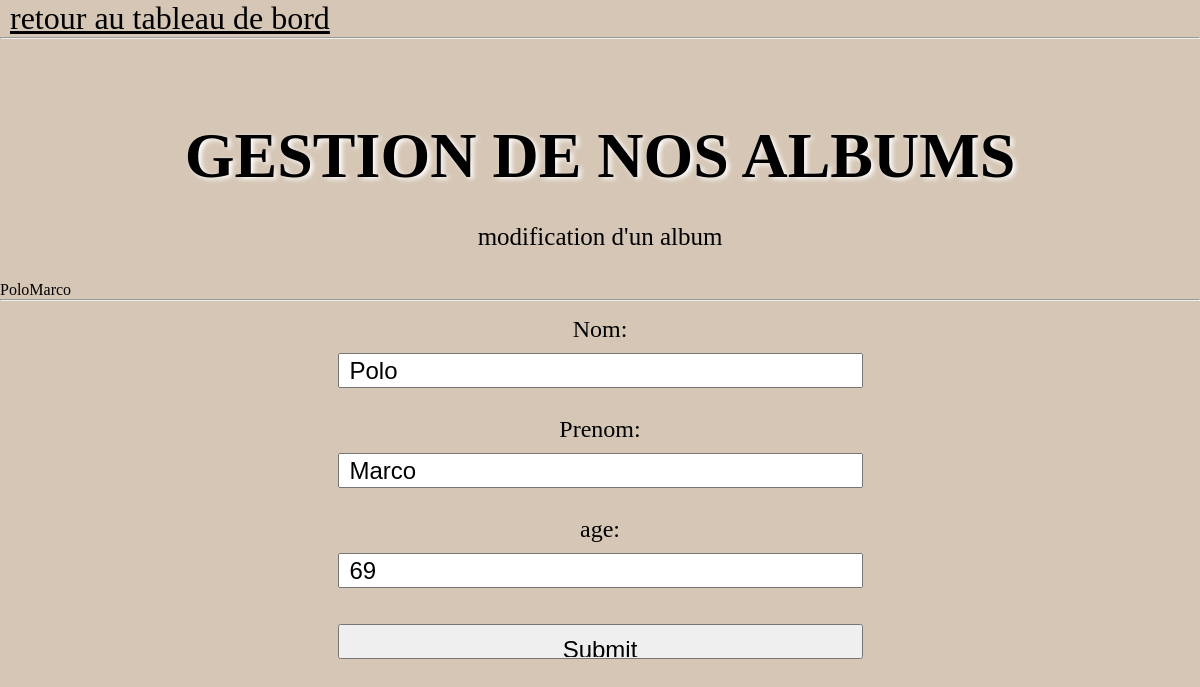
Page /admin/table2_update_form.php?num=3 on the committed database.
### tables this page shows
CREATE TABLE `aventurier` (
  `id_aven` int(25) NOT NULL AUTO_INCREMENT,
  `nom_aven` char(25) DEFAULT NULL,
  `prenom_ave` char(25) DEFAULT NULL,
  `age_ave` int(25) DEFAULT NULL,
  PRIMARY KEY (`id_aven`)
);

### admin/table2_update_form.php (the view, shortened to what this page needs)
<!DOCTYPE html>
<html>
<head>
    <link rel="stylesheet" href="../css/style.css">
</head>
<body>
<a class="boutonretour" href="table2_gestion.php">retour au tableau de bord</a>
	<hr>
<h1>gestion de nos albums</h1>
<p class="textintroadmin">modification d'un album</p>
<?php
$id_aven=$_GET['num'];
$mabd = new PDO('mysql:host=localhost;dbname=sae203Base;charset=UTF8;', 'sae203User', 'Gui1598G$');
$mabd->query('SET NAMES utf8;');
$req = "SELECT * FROM  aventurier WHERE id_aven=".$id_aven;
$resultat = $mabd->query($req);
$album = $resultat->fetch();
echo $album['nom_aven'];
echo $album['prenom_ave'];
?>
<hr>
<form class="formulaireajout" action="table2_update_valide.php" method="POST" enctype="multipart/form-data">
    <span>Nom:</span><input type="text" name="nomaven" value="<?php echo $album['nom_aven']?>" ><br>
    <span>Prenom:</span><input type="text" name="prenomaven" value="<?php echo $album['prenom_ave']?>"><br>
    <span>age:</span><input type="text" name="age" value="<?php echo $album['age_ave']?>"><br>
    <br>
    <input type="submit" name="">
</form>
</body>
</html>

### css/style.css (style rules this page uses)
* { box-sizing: border-box; margin: 0; padding: 0; outline: none; overflow-x: hidden; }
body { background-color: #d5c6b5; }
h1 { color: #ffffff; margin-right: 20px; margin-left: 20px; text-transform: uppercase; text-align: center; }
form { margin-top: 100px; display: flex; flex-direction: row; flex-wrap: wrap; justify-content:center; }
.boutonretour { font-size: 2em; padding: 10px; color: #000000; }
.textintroadmin { font-size: 25px; text-align: center; padding: 30px; }
.formulaireajout { width: 100%; display: flex; flex-direction: column; }
.formulaireajout input { font-size: 2em; width: 649px; height: 62px; padding: 10px }
.formulaireajout span { font-size: 3em; padding: 10px }
@media screen and (min-width:480px) { h1 { color: #000000; font-size: 4em; text-shadow: 3px 2px 5px rgb(255, 255, 255); padding-top: 80px; } }
@media screen and (min-width:480px) { form { width: 905px; margin-top: 100px; align-items: center; } }
@media screen and (min-width:480px) { .formulaireajout { margin-top: 5px; margin-bottom: 60px; } }
@media screen and (min-width:480px) { .formulaireajout input { font-size: 24px; width: 525px; height: 35px; overflow: hidden; } }
@media screen and (min-width:480px) { .formulaireajout span { font-size: 24px; } }

### rows in the picture
aventurier: nom_aven "Polo", prenom_ave "Marco", nomaven "Polo", prenomaven "Marco", age "69"
